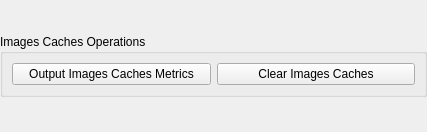
<?xml version="1.0" encoding="UTF-8"?>
<ui version="4.0">
 <class>Images_Caches_Operations_Form</class>
 <widget class="QWidget" name="Images_Caches_Operations_Form">
  <property name="geometry">
   <rect>
    <x>0</x>
    <y>0</y>
    <width>427</width>
    <height>132</height>
   </rect>
  </property>
  <property name="windowTitle">
   <string>Images Caches Operations</string>
  </property>
  <layout class="QGridLayout" name="Images_Caches_Operations_Form_gridLayout">
   <property name="margin">
    <number>0</number>
   </property>
   <item row="0" column="0">
    <widget class="QGroupBox" name="Images_Caches_Operations_groupBox">
     <property name="maximumSize">
      <size>
       <width>16777215</width>
       <height>64</height>
      </size>
     </property>
     <property name="title">
      <string>Images Caches Operations</string>
     </property>
     <layout class="QGridLayout" name="Images_Caches_Operations_groupBox_gridLayout">
      <property name="sizeConstraint">
       <enum>QLayout::SetMaximumSize</enum>
      </property>
      <item row="0" column="1">
       <widget class="QPushButton" name="Clear_Images_Caches_pushButton">
        <property name="toolTip">
         <string>Clear Images Caches Push Button: Clears images caches content.</string>
        </property>
        <property name="text">
         <string>Clear Images Caches</string>
        </property>
       </widget>
      </item>
      <item row="0" column="0">
       <widget class="QPushButton" name="Output_Images_Caches_Metrics_pushButton">
        <property name="toolTip">
         <string>Output Images Caches Metrics Push Button: Outputs images caches metrics.</string>
        </property>
        <property name="text">
         <string>Output Images Caches Metrics</string>
        </property>
       </widget>
      </item>
     </layout>
    </widget>
   </item>
  </layout>
 </widget>
 <resources/>
 <connections/>
</ui>
